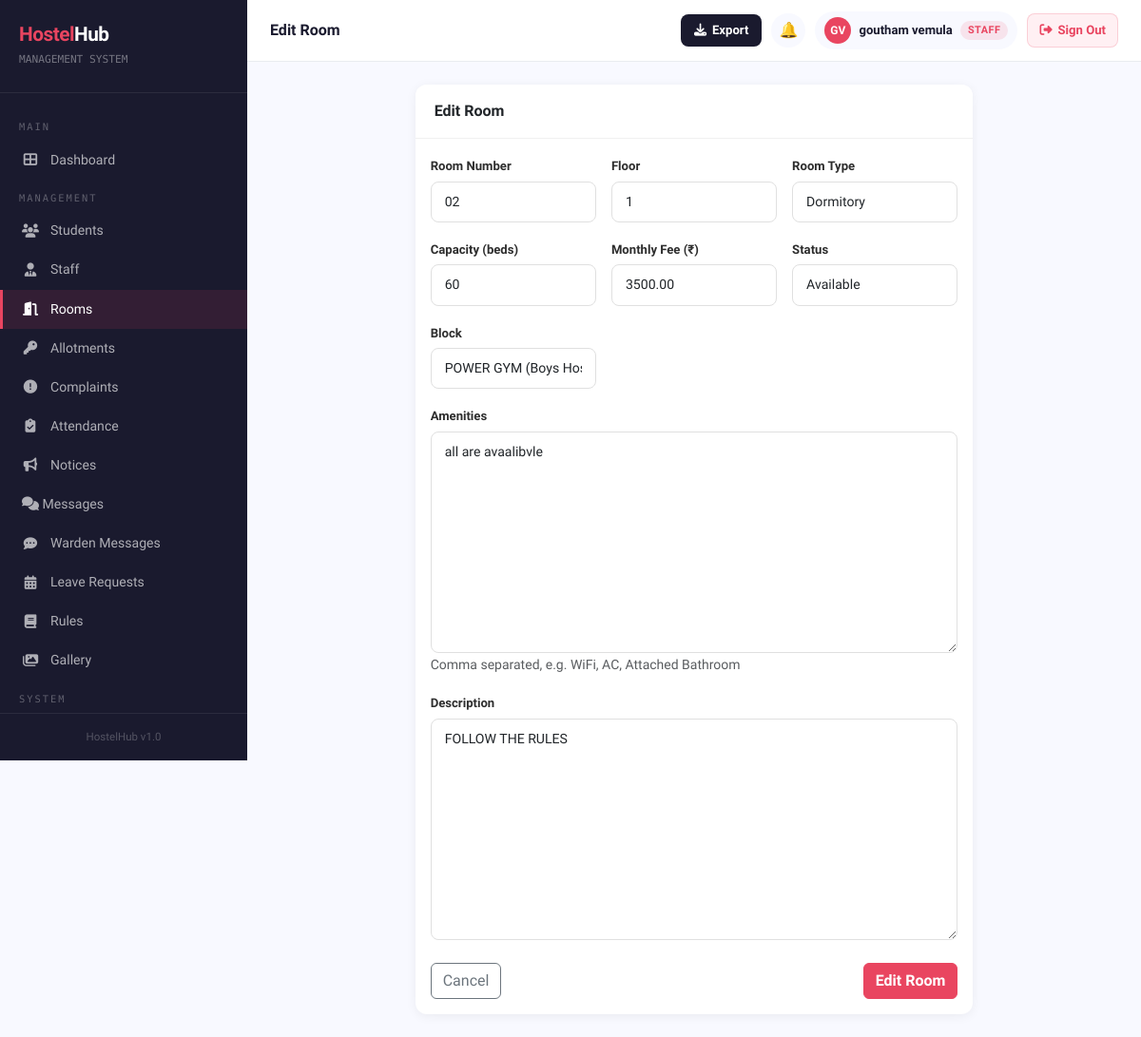
/rooms/1/edit/ (signed in), run on the app's committed database.
### hostelapp/models.py (models this page shows, shortened)
class Room(models.Model):
    ROOM_TYPE_CHOICES = [
        ('single', 'Single'),
        ('double', 'Double'),
        ('triple', 'Triple'),
        ('dormitory', 'Dormitory'),
    ]
    STATUS_CHOICES = [
        ('available', 'Available'),
        ('full', 'Full'),
        ('maintenance', 'Under Maintenance'),
    ]
    block       = models.ForeignKey(
        HostelBlock,
        on_delete=models.SET_NULL,
        null=True, blank=True,
        related_name='rooms'
    )
    room_number  = models.CharField(max_length=20, unique=True)
    floor        = models.PositiveIntegerField()
    room_type    = models.CharField(max_length=20, choices=ROOM_TYPE_CHOICES)
    capacity     = models.PositiveIntegerField()
    monthly_fee  = models.DecimalField(max_digits=8, decimal_places=2)
    status       = models.CharField(max_length=20, choices=STATUS_CHOICES, default='available')
    amenities    = models.TextField(blank=True, help_text="Comma separated amenities e.g. WiFi, AC")
    description  = models.TextField(blank=True)

### hostelapp/views.py (the view)
# urls.py: path('rooms/<int:pk>/edit/', views.room_edit, name='room_edit'),
@login_required
@user_passes_test(can_manage_rooms)
def room_edit(request, pk):
    room = get_object_or_404(Room, pk=pk)
    warden_block = None
    if is_warden(request.user):
        warden_block = HostelBlock.objects.filter(
            warden=request.user, is_active=True
        ).first()
    if request.method == 'POST':
        form = RoomForm(request.POST, instance=room)
        if form.is_valid():
            updated_room = form.save(commit=False)
            if is_warden(request.user):
                updated_room.block = warden_block or room.block
            elif not request.POST.get('block'):
                updated_room.block = room.block
            updated_room.save()
            updated_room.update_status()
            messages.success(request, 'Room updated successfully.')
            return redirect('room_list')
    else:
        form = RoomForm(instance=room)
    return render(request, 'hostelapp/room_form.html', {
        'form':         form,
        'title':        'Edit Room',
        'room':         room,
        'warden_block': warden_block,
        'is_warden':    is_warden(request.user),
    })

### hostelapp/templates/hostelapp/room_form.html (shortened to what this page needs)
{% extends 'hostelapp/base.html' %}
{% block page_title %}{{ title }}
{% endblock %}
{% block content %}
<div class="row justify-content-center">
    <div class="col-lg-8">
        <div class="card">
            <div class="card-header">{{ title }}</div>
            <div class="card-body">
                <form method="post">
                    <div class="row g-3">
                        <div class="col-md-4">
                            <label class="form-label">Room Number</label>
                            {{ form.room_number }}
                        </div>
                        <div class="col-md-4">
                            <label class="form-label">Floor</label>
                            {{ form.floor }}
                        </div>
                        <div class="col-md-4">
                            <label class="form-label">Room Type</label>
                            {{ form.room_type }}
                        </div>
                        <div class="col-md-4">
                            <label class="form-label">Capacity (beds)</label>
                            {{ form.capacity }}
                        </div>
                        <div class="col-md-4">
                            <label class="form-label">Monthly Fee (₹)</label>
                            {{ form.monthly_fee }}
                        </div>
                      <div class="col-md-4">
                            <label class="form-label">Status</label>
                            {{ form.status }}
                        </div>
                        <div class="col-md-4">
                            <label class="form-label">Block</label>
                            {% if is_warden %}
                                {% if warden_block %}
                                <input type="text" class="form-control"
                                       value="{{ warden_block.name }}" disabled>
                                <small class="text-muted">Auto-assigned to your block</small>
                                {% else %}
                                <input type="text" class="form-control"
                                       value="No block assigned" disabled>
                                {% endif %}
                            {% else %}
                                {{ form.block }}
                            {% endif %}
                        </div>
                        <div class="col-12">
                            <label class="form-label">Amenities</label>
                            {{ form.amenities }}
                            <small class="text-muted">Comma separated, e.g. WiFi, AC, Attached Bathroom</small>
                        </div>
                        <div class="col-12">
                            <label class="form-label">Description</label>
                            {{ form.description }}
                        </div>
                    </div>
                    <div class="d-flex justify-content-between mt-4">
                        <a href="{% url 'room_list' %}" class="btn btn-outline-secondary">Cancel</a>
                        <button type="submit" class="btn btn-primary">{{ title }}</button>
                    </div>
                </form>
            </div>
        </div>
    </div>
</div>
{% endblock %}

### hostelapp/templates/hostelapp/base.html (shortened to what this page needs)
<!DOCTYPE html>
<html lang="en">
<head>
    <link href="https://cdn.jsdelivr.net/npm/bootstrap@5.3.0/dist/css/bootstrap.min.css" rel="stylesheet">
    <link href="https://cdnjs.cloudflare.com/ajax/libs/font-awesome/6.4.0/css/all.min.css" rel="stylesheet">
</head>
<body>
{% if user.is_authenticated %}
<div class="sidebar" id="sidebar">
    <div class="sidebar-brand">
        <h4><span>Hostel</span>Hub</h4>
        <small>MANAGEMENT SYSTEM</small>
    </div>
    <nav class="sidebar-nav">
        <div class="nav-section-label">Main</div>
        <a href="{% url 'dashboard' %}" class="{% if request.resolver_match.url_name == 'dashboard' %}active{% endif %}">
            <i class="fas fa-th-large"></i> Dashboard
        </a>
        {% if user.is_staff or user.is_superuser or perms.hostelapp.change_room or perms.hostelapp.add_roomallotment or perms.hostelapp.change_complaint or perms.hostelapp.view_studentprofile %}
        {% if user.is_superuser %}
        <div class="nav-section-label">Management</div>
        <a href="{% url 'student_list' %}" class="{% if 'student' in request.resolver_match.url_name %}active{% endif %}">
            <i class="fas fa-users"></i> Students
        </a>
        <a href="{% url 'staff_list' %}" class="{% if 'staff' in request.resolver_match.url_name %}active{% endif %}">
            <i class="fas fa-user-tie"></i> Staff
        </a>
        <a href="{% url 'room_list' %}" class="{% if 'room' in request.resolver_match.url_name %}active{% endif %}">
            <i class="fas fa-door-open"></i> Rooms
        </a>
        <a href="{% url 'allotment_list' %}" class="{% if 'allotment' in request.resolver_match.url_name %}active{% endif %}">
            <i class="fas fa-key"></i> Allotments
        </a>
        <a href="{% url 'complaint_list' %}" class="{% if 'complaint' in request.resolver_match.url_name %}active{% endif %}">
            <i class="fas fa-exclamation-circle"></i> Complaints
        </a>
        <a href="{% url 'attendance_list' %}" {% if request.resolver_match.url_name == 'attendance_list' or request.resolver_match.url_name == 'attendance_report' %}class="active"{% endif %}>
            <i class="fas fa-clipboard-check"></i> Attendance
        </a>
        <a href="{% url 'notice_list' %}" class="{% if 'notice' in request.resolver_match.url_name %}active{% endif %}">
            <i class="fas fa-bullhorn"></i> Notices
        </a>
        <a href="{% url 'inbox' %}" class="{% if request.resolver_match.url_name == 'inbox' or request.resolver_match.url_name == 'chat' %}active{% endif %}" style="justify-content:space-between;">
            <span><i class="fas fa-comments"></i> Messages</span>
        </a>
        <a href="{% url 'warden_inbox' %}" class="{% if request.resolver_match.url_name == 'warden_inbox' or request.resolver_match.url_name == 'warden_chat' %}active{% endif %}">
            <i class="fas fa-comment-dots"></i> Warden Messages
        </a>
        <a href="{% url 'leave_list' %}" class="{% if 'leave' in request.resolver_match.url_name %}active{% endif %}">
            <i class="fas fa-calendar-alt"></i> Leave Requests
        </a>
        <a href="{% url 'rules_list' %}" class="{% if 'rule' in request.resolver_match.url_name %}active{% endif %}">
            <i class="fas fa-book"></i> Rules
        </a>
        <a href="{% url 'gallery' %}" class="{% if 'gallery' in request.resolver_match.url_name %}active{% endif %}">
            <i class="fas fa-images"></i> Gallery
        </a>
        <div class="nav-section-label">System</div>
        {% endif %}
        {% endif %}
    </nav>
    <div class="sidebar-footer">
        <div style="font-size:0.72rem;color:rgba(255,255,255,0.25);text-align:center;">HostelHub v1.0</div>
    </div>
</div>
<div class="main-content">
    <div class="topbar">
        <div class="topbar-left">
            <h5>{% block page_title %}Dashboard{% endblock %}</h5>
        </div>
        <div class="topbar-right">
            {% if user.is_authenticated and user.is_staff or user.is_authenticated and user.is_superuser %}
            <button class="export-topbar-btn" onclick="document.getElementById('exportModal').style.display='flex'" title="Export Data">
                <i class="fas fa-download"></i>
                <span class="btn-label">Export</span>
            </button>
            {% endif %}
            <div style="position:relative;">
                <a href="{% url 'notifications_list' %}" class="topbar-icon-btn" title="Notifications">🔔</a>
            </div>
            {% if user.is_authenticated and not user.is_staff and not user.is_superuser %}
            <a href="{% url 'profile' %}" style="text-decoration:none;">
            {% else %}
            <a href="{% url 'admin_profile' %}" style="text-decoration:none;">
            {% endif %}
                <div class="user-badge">
                    {% if user.is_authenticated and not user.is_staff and not user.is_superuser %}
                        {% with profile=user.student_profile %}
                        {% if profile.profile_photo %}
                        <img src="{{ profile.profile_photo.url }}" style="width:28px;height:28px;border-radius:50%;object-fit:cover;border:2px solid #e94560;">
                        {% else %}
                        <div class="avatar">{{ user.first_name|first|upper }}{{ user.last_name|first|upper }}</div>
                        {% endif %}
                        {% endwith %}
                    {% else %}
                    <div class="avatar">{{ user.first_name|first|upper }}{{ user.last_name|first|upper }}</div>
                    {% endif %}
                    <span class="user-name">{{ user.get_full_name|default:user.username }}</span>
                    {% if user.is_staff or user.is_superuser %}
                    <span class="badge-admin hide-mobile">Staff</span>
                    {% endif %}
                </div>
            </a>
            <form method="post" action="{% url 'logout' %}" style="margin:0;">
                <button type="submit"
                   style="display:flex;align-items:center;gap:6px;background:#fff0f3;color:#e94560;
                          padding:7px 12px;border-radius:8px;font-size:0.82rem;cursor:pointer;
                          font-weight:700;border:1.5px solid rgba(233,69,96,0.2);transition:all 0.2s;
                          flex-shrink:0;font-family:'Sora',sans-serif;"
                   onmouseover="this.style.background='#e94560';this.style.color='#fff'"
                   onmouseout="this.style.background='#fff0f3';this.style.color='#e94560'">
                    <i class="fas fa-sign-out-alt"></i>
                    <span class="signout-text">Sign Out</span>
                </button>
            </form>
        </div>
    </div>
    <div class="content-area">
        {% block content %}{% endblock %}
    </div>
</div>
{% else %}
{% block public_content %}{% endblock %}
{% endif %}
</body>
</html>

### data on the page
Room: room_number "02", floor "1", room_type "Dormitory", capacity "60", monthly_fee "3500.00", status "Available", block "POWER GYM (Boys Hostel)", amenities "all are avaalibvle", description "FOLLOW THE RULES"

### other printed values
{{ title }} "Edit Room"
{{ user.first_name|first|upper }} "G"
{{ user.last_name|first|upper }} "V"
{{ user.get_full_name|default:user.username }} "goutham vemula"
